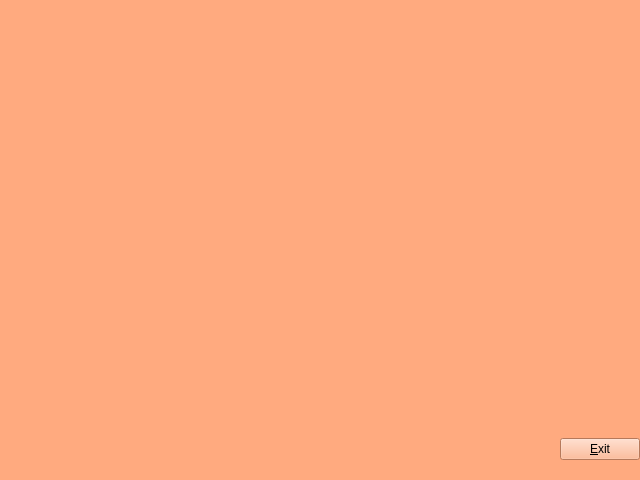
<?xml version="1.0" encoding="UTF-8"?>
<ui version="4.0">
 <class>Form_help</class>
 <widget class="QWidget" name="Form_help">
  <property name="geometry">
   <rect>
    <x>0</x>
    <y>0</y>
    <width>640</width>
    <height>480</height>
   </rect>
  </property>
  <property name="windowTitle">
   <string>Form</string>
  </property>
  <property name="styleSheet">
   <string notr="true">background:rgb(255, 170, 127)</string>
  </property>
  <widget class="QWidget" name="gridLayoutWidget">
   <property name="geometry">
    <rect>
     <x>-1</x>
     <y>419</y>
     <width>641</width>
     <height>61</height>
    </rect>
   </property>
   <layout class="QGridLayout" name="gridLayout">
    <item row="0" column="0">
     <spacer name="horizontalSpacer">
      <property name="orientation">
       <enum>Qt::Horizontal</enum>
      </property>
      <property name="sizeHint" stdset="0">
       <size>
        <width>40</width>
        <height>20</height>
       </size>
      </property>
     </spacer>
    </item>
    <item row="0" column="1">
     <widget class="QPushButton" name="pushButton_h_exit">
      <property name="text">
       <string>&amp;Exit</string>
      </property>
     </widget>
    </item>
   </layout>
  </widget>
  <widget class="QLabel" name="label_for_text">
   <property name="geometry">
    <rect>
     <x>19</x>
     <y>30</y>
     <width>601</width>
     <height>371</height>
    </rect>
   </property>
   <property name="styleSheet">
    <string notr="true">background:rgb(255, 170, 127)</string>
   </property>
   <property name="text">
    <string/>
   </property>
  </widget>
 </widget>
 <resources/>
 <connections>
  <connection>
   <sender>pushButton_h_exit</sender>
   <signal>clicked()</signal>
   <receiver>Form_help</receiver>
   <slot>close()</slot>
   <hints>
    <hint type="sourcelabel">
     <x>596</x>
     <y>448</y>
    </hint>
    <hint type="destinationlabel">
     <x>319</x>
     <y>239</y>
    </hint>
   </hints>
  </connection>
 </connections>
</ui>
